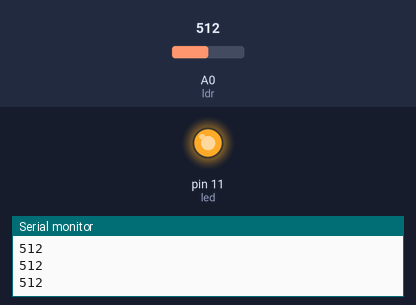
This sketch was run on a simulated Arduino Uno, built with avr-gcc and run on an emulated ATmega328P. Parts: output pins drawn as LEDs (lit = HIGH), the last lines printed to the serial monitor. The inputs (shaded band) are chosen by the test bench; at power-on: A0 (ldr) = 512.

Above: at 1.2 s.
1.3 s: A0 (ldr) set to 218
2.8 s: A0 (ldr) set to 190
At 4.0 s:
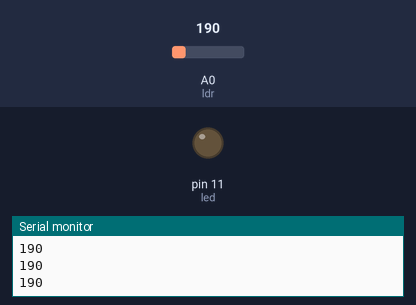
4.3 s: A0 (ldr) set to 210
At 5.5 s:
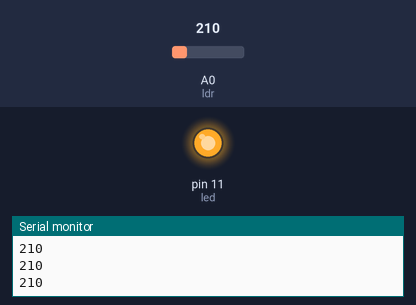
5.8 s: A0 (ldr) set to 122
At 6.8 s:
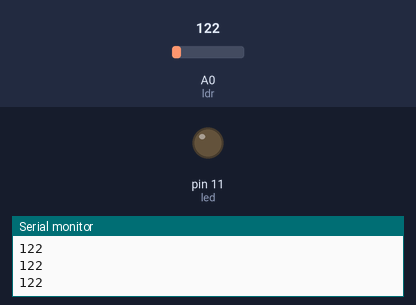
Timing chart, 0 to 8.3 s (numbered marks = the images above; inputs shaded):
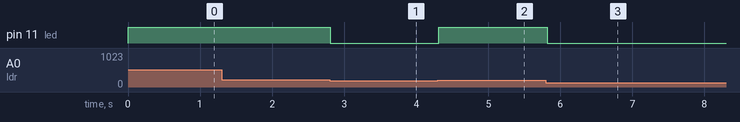

The sketch:

LDR_Sensor.ino
```cpp
int led = 11;
int ldr = A0;
void setup() {
  pinMode(led,OUTPUT);
  pinMode(ldr,INPUT);
  Serial.begin(9600);
}

void loop() {
  int sensedValue = analogRead(ldr);
  if(sensedValue > 200)
  {
    digitalWrite(led,HIGH);
    Serial.println(sensedValue);
    delay(100);
  }
  else
  {
    digitalWrite(led,LOW);
    Serial.println(sensedValue);
    delay(100);
  }

}
```

Measured:
- the behaviour switches between 201 and 200 on A0 (ldr) (found by bisection; images 0 and 1)
- after the input at 2.8 s, pin 11 (led): HIGH → LOW at once
- after the input at 4.3 s, pin 11 (led): LOW → HIGH at once
- after the input at 5.8 s, pin 11 (led): HIGH → LOW at once
